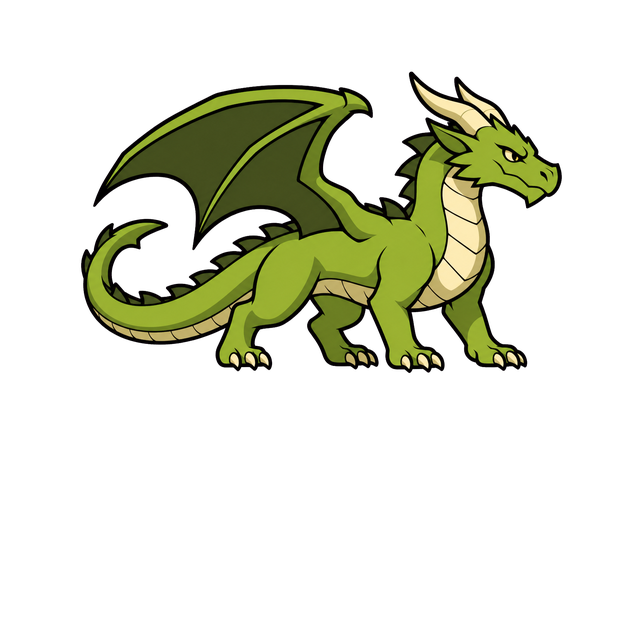
#> input picture tmp/imagegen/fight-monsters/dragon/dragon-final.png, 640 x 640 px
$ python normalize-adult-dragon.py
#> lines starting #> are read from the running program, lines starting #| are printed output that depends on the picture
from pathlib import Path

from PIL import Image


SOURCE_DIR = Path(__file__).resolve().parent / "adult-corrected-sources/keyed"
BASE = Path(__file__).resolve().parent / "dragon-final.png"
OUT = Path(__file__).resolve().parent / "adult-corrected-runtime"
CANVAS = 512
BASELINE = 448
SAFE_MARGIN = 32
GENERATED_SCALE = 0.38
BASE_TARGET_WIDTH = 404


def normalized(source: Path, scale: float | None = None, target_width: int | None = None) -> Image.Image:
#> called with target_width = 404
    image = Image.open(source).convert("RGBA")
#> image is the input picture: PIL image 640x640 RGBA; mean R, G, B, A 21.1, 23.2, 8.6, 51.5
    bbox = image.getchannel("A").getbbox()
#> bbox = (78, 69, 565, 376)
    assert bbox is not None, source
    body = image.crop(bbox)
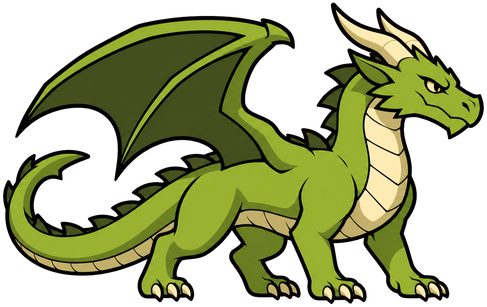
#> body: PIL image 487x307 RGBA; mean R, G, B, A 57.9, 63.7, 23.6, 141.1; transparent parts drawn white
    if target_width is not None:
        scale = target_width / body.width
#> scale = 0.83
    assert scale is not None
    size = (round(body.width * scale), round(body.height * scale))
#> size = (404, 255)
    body = body.convert("RGBa").resize(size, Image.Resampling.LANCZOS).convert("RGBA")
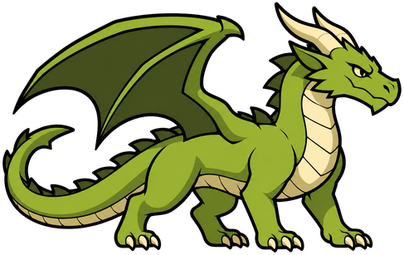
#> body: PIL image 404x255 RGBA; mean R, G, B, A 58, 63.8, 23.7, 141.1; transparent parts drawn white
    canvas = Image.new("RGBA", (CANVAS, CANVAS))
#> canvas: PIL image 512x512 RGBA; every value is 0
    x = (CANVAS - body.width) // 2
#> x = 54
    y = BASELINE - body.height
#> y = 193
    canvas.alpha_composite(body, (x, y))
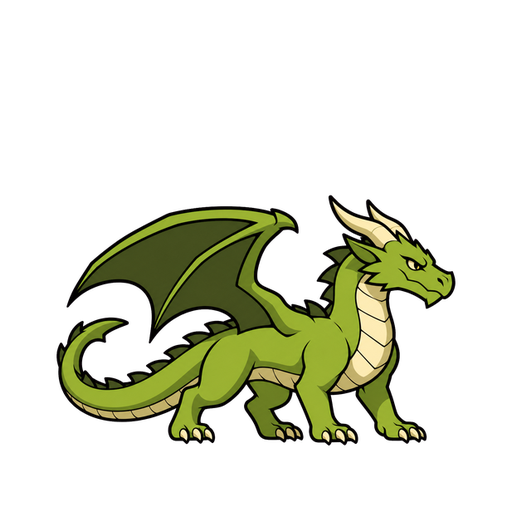
#> canvas: PIL image 512x512 RGBA; mean R, G, B, A 22.8, 25.1, 9.3, 55.5; transparent parts drawn white
    final_bbox = canvas.getchannel("A").getbbox()
#> final_bbox = (54, 193, 458, 448)
    assert final_bbox is not None
    assert final_bbox[0] >= SAFE_MARGIN and final_bbox[1] >= SAFE_MARGIN, (source, final_bbox)
    assert final_bbox[2] <= CANVAS - SAFE_MARGIN and final_bbox[3] <= CANVAS - SAFE_MARGIN, (source, final_bbox)
    return canvas


def save(image: Image.Image, name: str) -> None:
    OUT.mkdir(parents=True, exist_ok=True)
    image.save(OUT / name)


base = normalized(BASE, target_width=BASE_TARGET_WIDTH)
save(base, "dragons-move-01.png")
save(base, "dragons-idle.png")

for frame in range(2, 5):
    save(normalized(SOURCE_DIR / f"move-{frame:02d}-keyed.png", GENERATED_SCALE), f"dragons-move-{frame:02d}.png")
#> (the run stopped early here; a loop or call above may not have finished)

$ run again, with tmp/imagegen/fight-monsters/dragon/breath-02.png copied over tmp/imagegen/fight-monsters/dragon/dragon-final.png
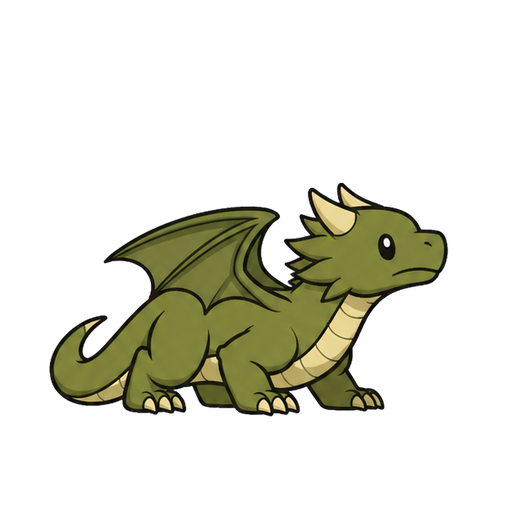
#> input picture tmp/imagegen/fight-monsters/dragon/breath-02.png, 512 x 512 px
#> in normalized, image is the input picture: PIL image 512x512 RGBA; mean R, G, B, A 22.8, 22.9, 11.2, 53.6
#> bbox = (47, 180, 451, 419)
#> in normalized, `body = image.crop(bbox)`:
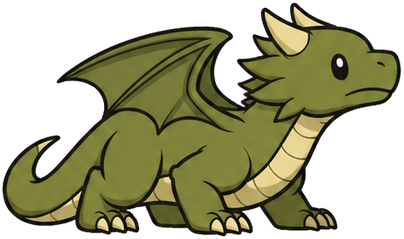
#> body: PIL image 404x239 RGBA; mean R, G, B, A 61.9, 62, 30.5, 145.4; transparent parts drawn white
#> in normalized, `canvas.alpha_composite(body, (x, y))`:
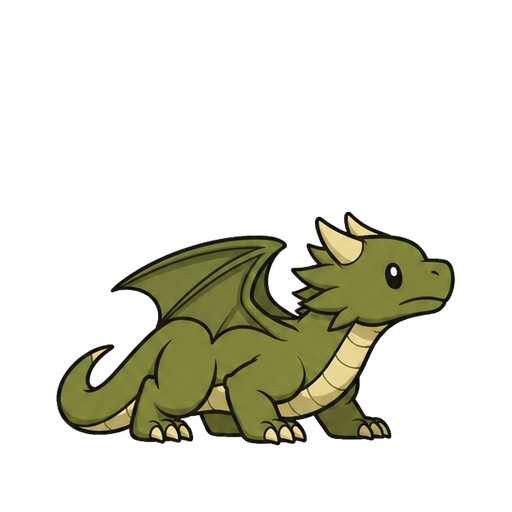
#> canvas: PIL image 512x512 RGBA; mean R, G, B, A 22.8, 22.9, 11.2, 53.6; transparent parts drawn white
#> final_bbox = (54, 209, 458, 448)
